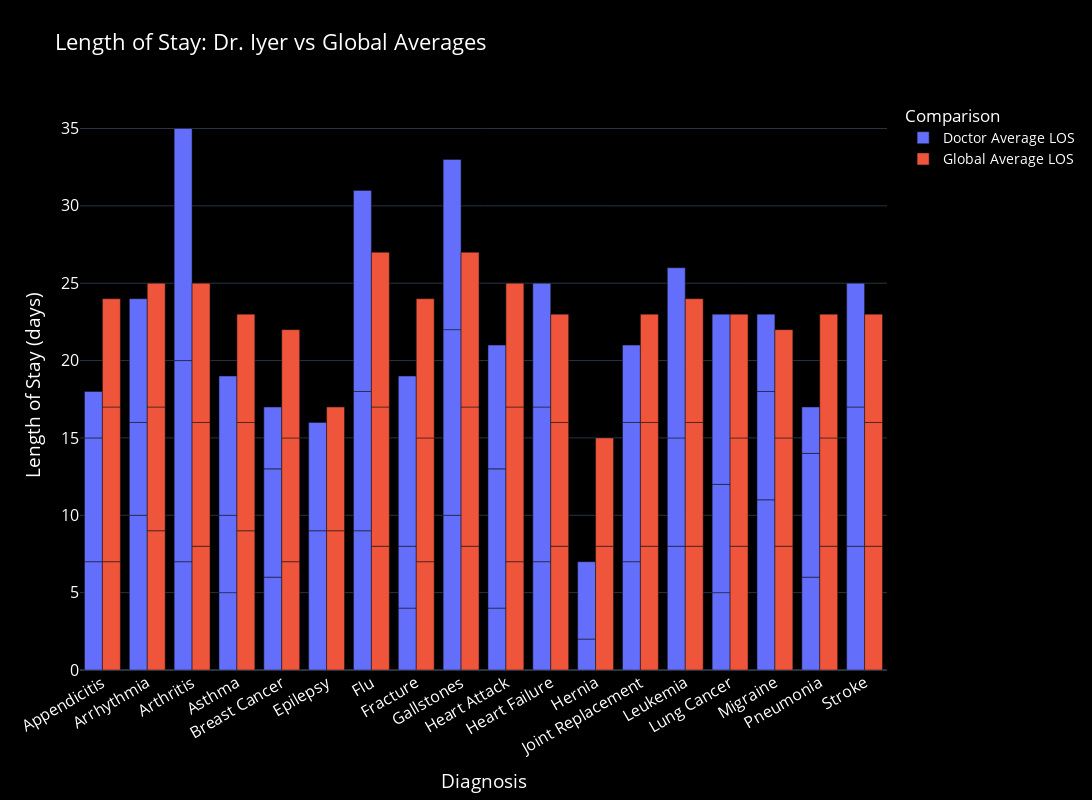

Notebook cell for this chart:
### Code cell
#Plot no: 3 A Multiple Barplot comparing Length of Stay for that Particular doctor (For the particular severity + disease) and global average LOS for the same severity and disease

plot3_data = data.groupby(['doctorname', 'severity', 'diagnosis'])['length_of_stay'].mean()
plot3_data_glob = data.groupby(['severity', 'diagnosis'])['length_of_stay'].mean()

plot3_data = plot3_data.reset_index()
plot3_data_glob = plot3_data_glob.reset_index()


plot3_data = pd.merge(plot3_data, plot3_data_glob, on=['severity', 'diagnosis'], how='inner')


plot3_data['length_of_stay_y'] = plot3_data['length_of_stay_y'].astype(int)
plot3_data['length_of_stay_x'] = plot3_data['length_of_stay_x'].astype(int)

plot3_data.rename(columns={
    'length_of_stay_x': 'Doctor Average LOS',
    'length_of_stay_y': 'Global Average LOS'
}, inplace=True)


inp = input("Enter Doctor name: ")
plot3_data = plot3_data[plot3_data['doctorname'] == inp]


fig = px.bar(
    plot3_data,
    x="diagnosis",  # diseases on x-axis
    y=["Doctor Average LOS", "Global Average LOS"],  # grouped bars
    barmode="group",
    title=f"Length of Stay: {inp} vs Global Averages",
)


fig.update_layout(
    template="plotly_dark",          # dark background
    plot_bgcolor="black",            # black plotting area
    paper_bgcolor="black",           # black outside
    font=dict(size=16, color="white"),  # bigger readable font
    title=dict(font=dict(size=22)),  # bigger title
    legend=dict(
        title="Comparison",
        font=dict(size=14, color="white")
    ),
    xaxis=dict(title="Diagnosis", tickangle=-30),  # rotate x labels
    yaxis=dict(title="Length of Stay (days)"),
    height=800, width=1200           # bigger figure size
)

fig.show()

### Figure 1 — Plotly figure (JSON) as saved in the notebook; plotly's stock layout.template omitted (floating-point values rounded to 4 significant figures)
{"data": [{"alignmentgroup": "True", "hovertemplate": "variable=Doctor Average LOS<br>diagnosis=%{x}<br>value=%{y}<extra></extra>", "legendgroup": "Doctor Average LOS", "marker": {"color": "#636efa", "pattern": {"shape": ""}}, "name": "Doctor Average LOS", "offsetgroup": "Doctor Average LOS", "orientation": "v", "showlegend": true, "textposition": "auto", "type": "bar", "x": ["Appendicitis", "Arrhythmia", "Arthritis", "Asthma", "Breast Cancer", "Epilepsy", "Flu", "Fracture", "Gallstones", "Heart Attack", "Heart Failure", "Hernia", "Joint Replacement", "Leukemia", "Lung Cancer", "Migraine", "Pneumonia", "Stroke", "Appendicitis", "Arrhythmia", "Arthritis", "Asthma", "Breast Cancer", "Flu", "Fracture", "Gallstones", "Heart Attack", "Heart Failure", "Hernia", "Joint Replacement", "Leukemia", "Lung Cancer", "Migraine", "Pneumonia", "Stroke", "Appendicitis", "Arrhythmia", "Arthritis", "Asthma", "Breast Cancer", "Epilepsy", "Flu", "Fracture", "Gallstones", "Heart Attack", "Heart Failure", "Joint Replacement", "Leukemia", "Lung Cancer", "Migraine", "Pneumonia", "Stroke"], "xaxis": "x", "y": [7, 10, 7, 5, 6, 9, 9, 4, 10, 4, 7, 2, 7, 8, 5, 11, 6, 8, 8, 6, 13, 5, 7, 9, 4, 12, 9, 10, 5, 9, 7, 7, 7, 8, 9, 3, 8, 15, 9, 4, 7, 13, 11, 11, 8, 8, 5, 11, 11, 5, 3, 8], "yaxis": "y"}, {"alignmentgroup": "True", "hovertemplate": "variable=Global Average LOS<br>diagnosis=%{x}<br>value=%{y}<extra></extra>", "legendgroup": "Global Average LOS", "marker": {"color": "#EF553B", "pattern": {"shape": ""}}, "name": "Global Average LOS", "offsetgroup": "Global Average LOS", "orientation": "v", "showlegend": true, "textposition": "auto", "type": "bar", "x": ["Appendicitis", "Arrhythmia", "Arthritis", "Asthma", "Breast Cancer", "Epilepsy", "Flu", "Fracture", "Gallstones", "Heart Attack", "Heart Failure", "Hernia", "Joint Replacement", "Leukemia", "Lung Cancer", "Migraine", "Pneumonia", "Stroke", "Appendicitis", "Arrhythmia", "Arthritis", "Asthma", "Breast Cancer", "Flu", "Fracture", "Gallstones", "Heart Attack", "Heart Failure", "Hernia", "Joint Replacement", "Leukemia", "Lung Cancer", "Migraine", "Pneumonia", "Stroke", "Appendicitis", "Arrhythmia", "Arthritis", "Asthma", "Breast Cancer", "Epilepsy", "Flu", "Fracture", "Gallstones", "Heart Attack", "Heart Failure", "Joint Replacement", "Leukemia", "Lung Cancer", "Migraine", "Pneumonia", "Stroke"], "xaxis": "x", "y": [7, 9, 8, 9, 7, 9, 8, 7, 8, 7, 8, 8, 8, 8, 8, 8, 8, 8, 10, 8, 8, 7, 8, 9, 8, 9, 10, 8, 7, 8, 8, 7, 7, 7, 8, 7, 8, 9, 7, 7, 8, 10, 9, 10, 8, 7, 7, 8, 8, 7, 8, 7], "yaxis": "y"}], "layout": {"barmode": "group", "font": {"color": "white", "size": 16}, "height": 800, "legend": {"font": {"color": "white", "size": 14}, "title": {"text": "Comparison"}, "tracegroupgap": 0}, "paper_bgcolor": "black", "plot_bgcolor": "black", "title": {"font": {"size": 22}, "text": "Length of Stay: Dr. Iyer vs Global Averages"}, "width": 1200, "xaxis": {"anchor": "y", "domain": [0, 1], "tickangle": -30, "title": {"text": "Diagnosis"}}, "yaxis": {"anchor": "x", "domain": [0, 1], "title": {"text": "Length of Stay (days)"}}}}
